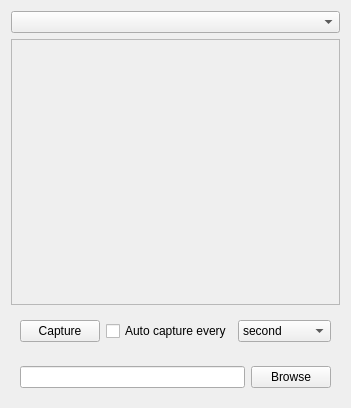
<?xml version="1.0" encoding="UTF-8"?>
<ui version="4.0">
 <class>UIWebcamViewer</class>
 <widget class="QWidget" name="UIWebcamViewer">
  <property name="geometry">
   <rect>
    <x>0</x>
    <y>0</y>
    <width>349</width>
    <height>408</height>
   </rect>
  </property>
  <property name="windowTitle">
   <string>UIWebcamViewer</string>
  </property>
  <layout class="QVBoxLayout" name="verticalLayout">
   <item>
    <widget class="QComboBox" name="m_cmbVideoSources"/>
   </item>
   <item>
    <widget class="QFrame" name="m_frmVideoContainer">
     <property name="frameShape">
      <enum>QFrame::StyledPanel</enum>
     </property>
     <property name="frameShadow">
      <enum>QFrame::Raised</enum>
     </property>
    </widget>
   </item>
   <item>
    <widget class="QFrame" name="horizontalFrame">
     <property name="sizePolicy">
      <sizepolicy hsizetype="Expanding" vsizetype="Fixed">
       <horstretch>0</horstretch>
       <verstretch>0</verstretch>
      </sizepolicy>
     </property>
     <layout class="QHBoxLayout" name="horizontalLayout">
      <item>
       <widget class="QPushButton" name="m_btnCaptureImage">
        <property name="text">
         <string>Capture</string>
        </property>
       </widget>
      </item>
      <item>
       <widget class="QCheckBox" name="m_chkEnableAutoCapture">
        <property name="text">
         <string>Auto capture every</string>
        </property>
       </widget>
      </item>
      <item>
       <widget class="QComboBox" name="m_cmbAutoCaptureTimes">
        <item>
         <property name="text">
          <string>second</string>
         </property>
        </item>
        <item>
         <property name="text">
          <string>5 seconds</string>
         </property>
        </item>
        <item>
         <property name="text">
          <string>10 seconds</string>
         </property>
        </item>
        <item>
         <property name="text">
          <string>60 seconds</string>
         </property>
        </item>
        <item>
         <property name="text">
          <string>5 minutes</string>
         </property>
        </item>
        <item>
         <property name="text">
          <string>10 minutes</string>
         </property>
        </item>
       </widget>
      </item>
     </layout>
    </widget>
   </item>
   <item>
    <widget class="QFrame" name="horizontalFrame_2">
     <property name="sizePolicy">
      <sizepolicy hsizetype="Expanding" vsizetype="Fixed">
       <horstretch>0</horstretch>
       <verstretch>0</verstretch>
      </sizepolicy>
     </property>
     <layout class="QHBoxLayout" name="horizontalLayout_2">
      <item>
       <widget class="QLineEdit" name="m_txtOutput"/>
      </item>
      <item>
       <widget class="QPushButton" name="m_btnBrowseOutput">
        <property name="text">
         <string>Browse</string>
        </property>
       </widget>
      </item>
     </layout>
    </widget>
   </item>
  </layout>
 </widget>
 <resources/>
 <connections/>
</ui>
